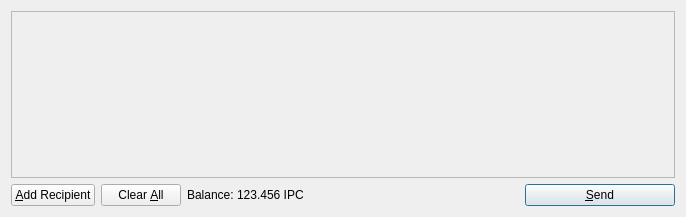
<?xml version="1.0" encoding="UTF-8"?>
<ui version="4.0">
 <class>SendCoinsDialog</class>
 <widget class="QDialog" name="SendCoinsDialog">
  <property name="geometry">
   <rect>
    <x>0</x>
    <y>0</y>
    <width>686</width>
    <height>217</height>
   </rect>
  </property>
  <property name="windowTitle">
   <string>Send Coins</string>
  </property>
  <layout class="QVBoxLayout" name="verticalLayout">
   <item>
    <widget class="QScrollArea" name="scrollArea">
     <property name="widgetResizable">
      <bool>true</bool>
     </property>
     <widget class="QWidget" name="scrollAreaWidgetContents">
      <property name="geometry">
       <rect>
        <x>0</x>
        <y>0</y>
        <width>666</width>
        <height>165</height>
       </rect>
      </property>
      <layout class="QVBoxLayout" name="verticalLayout_2">
       <property name="margin">
        <number>0</number>
       </property>
       <item>
        <layout class="QVBoxLayout" name="entries">
         <property name="spacing">
          <number>6</number>
         </property>
        </layout>
       </item>
       <item>
        <spacer name="verticalSpacer">
         <property name="orientation">
          <enum>Qt::Vertical</enum>
         </property>
         <property name="sizeHint" stdset="0">
          <size>
           <width>20</width>
           <height>40</height>
          </size>
         </property>
        </spacer>
       </item>
      </layout>
     </widget>
    </widget>
   </item>
   <item>
    <layout class="QHBoxLayout" name="horizontalLayout">
     <item>
      <widget class="QPushButton" name="addButton">
       <property name="toolTip">
        <string>Send to multiple recipients at once</string>
       </property>
       <property name="text">
        <string>&amp;Add Recipient</string>
       </property>
       <property name="icon">
        <iconset resource="../bitcoin.qrc">
         <normaloff>:/icons/add</normaloff>:/icons/add</iconset>
       </property>
       <property name="autoDefault">
        <bool>false</bool>
       </property>
      </widget>
     </item>
     <item>
      <widget class="QPushButton" name="clearButton">
       <property name="sizePolicy">
        <sizepolicy hsizetype="Minimum" vsizetype="Fixed">
         <horstretch>0</horstretch>
         <verstretch>0</verstretch>
        </sizepolicy>
       </property>
       <property name="toolTip">
        <string>Remove all transaction fields</string>
       </property>
       <property name="text">
        <string>Clear &amp;All</string>
       </property>
       <property name="icon">
        <iconset resource="../bitcoin.qrc">
         <normaloff>:/icons/remove</normaloff>:/icons/remove</iconset>
       </property>
       <property name="autoRepeatDelay">
        <number>300</number>
       </property>
       <property name="autoDefault">
        <bool>false</bool>
       </property>
      </widget>
     </item>
     <item>
      <layout class="QHBoxLayout" name="horizontalLayout_2">
       <property name="spacing">
        <number>3</number>
       </property>
       <item>
        <widget class="QLabel" name="label">
         <property name="text">
          <string>Balance:</string>
         </property>
        </widget>
       </item>
       <item>
        <widget class="QLabel" name="labelBalance">
         <property name="cursor">
          <cursorShape>IBeamCursor</cursorShape>
         </property>
         <property name="text">
          <string>123.456 IPC</string>
         </property>
         <property name="textInteractionFlags">
          <set>Qt::LinksAccessibleByMouse|Qt::TextSelectableByKeyboard|Qt::TextSelectableByMouse</set>
         </property>
        </widget>
       </item>
      </layout>
     </item>
     <item>
      <spacer name="horizontalSpacer">
       <property name="orientation">
        <enum>Qt::Horizontal</enum>
       </property>
       <property name="sizeHint" stdset="0">
        <size>
         <width>40</width>
         <height>20</height>
        </size>
       </property>
      </spacer>
     </item>
     <item>
      <widget class="QPushButton" name="sendButton">
       <property name="minimumSize">
        <size>
         <width>150</width>
         <height>0</height>
        </size>
       </property>
       <property name="toolTip">
        <string>Confirm the send action</string>
       </property>
       <property name="text">
        <string>&amp;Send</string>
       </property>
       <property name="icon">
        <iconset resource="../bitcoin.qrc">
         <normaloff>:/icons/send</normaloff>:/icons/send</iconset>
       </property>
       <property name="default">
        <bool>true</bool>
       </property>
      </widget>
     </item>
    </layout>
   </item>
  </layout>
 </widget>
 <resources>
  <include location="../bitcoin.qrc"/>
 </resources>
 <connections/>
</ui>
